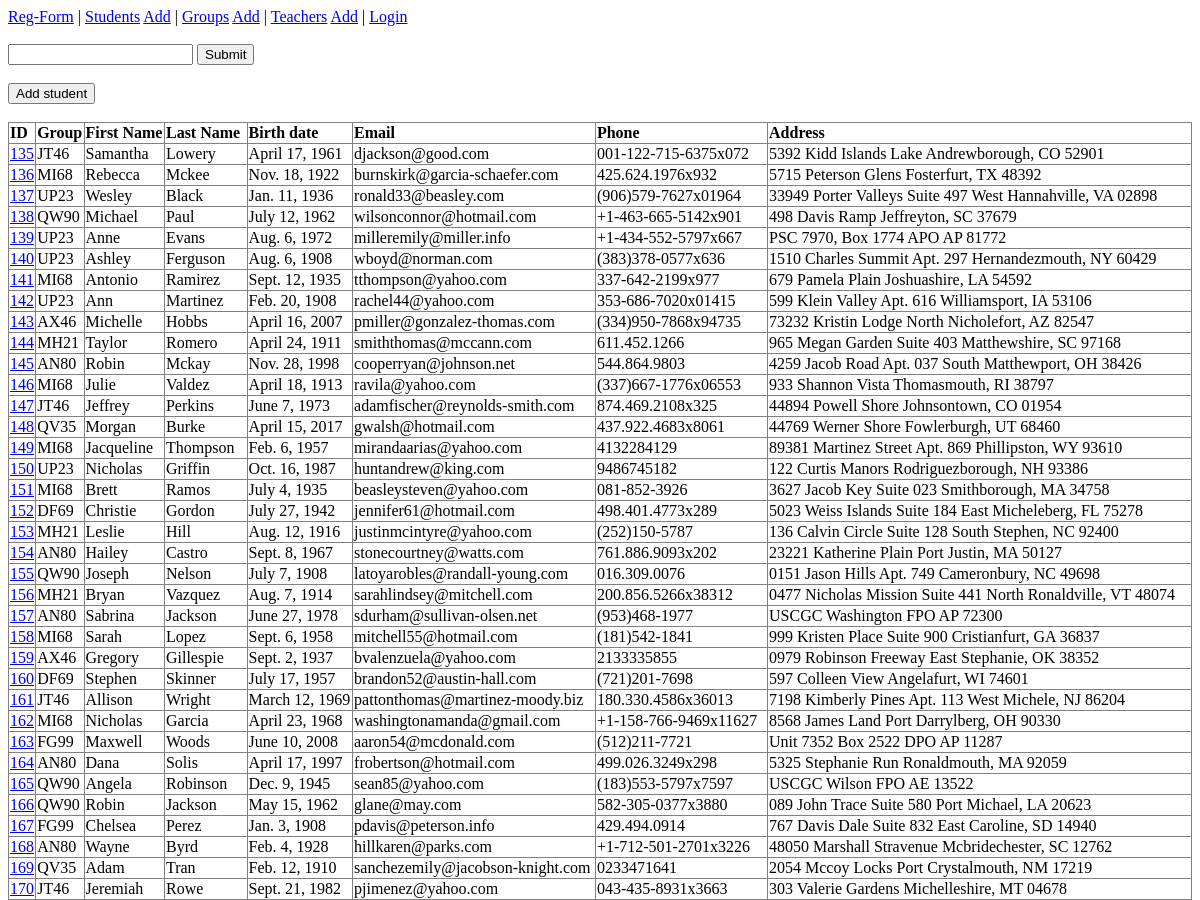
/students/ (upper part), run on an earlier commit of the app's database.
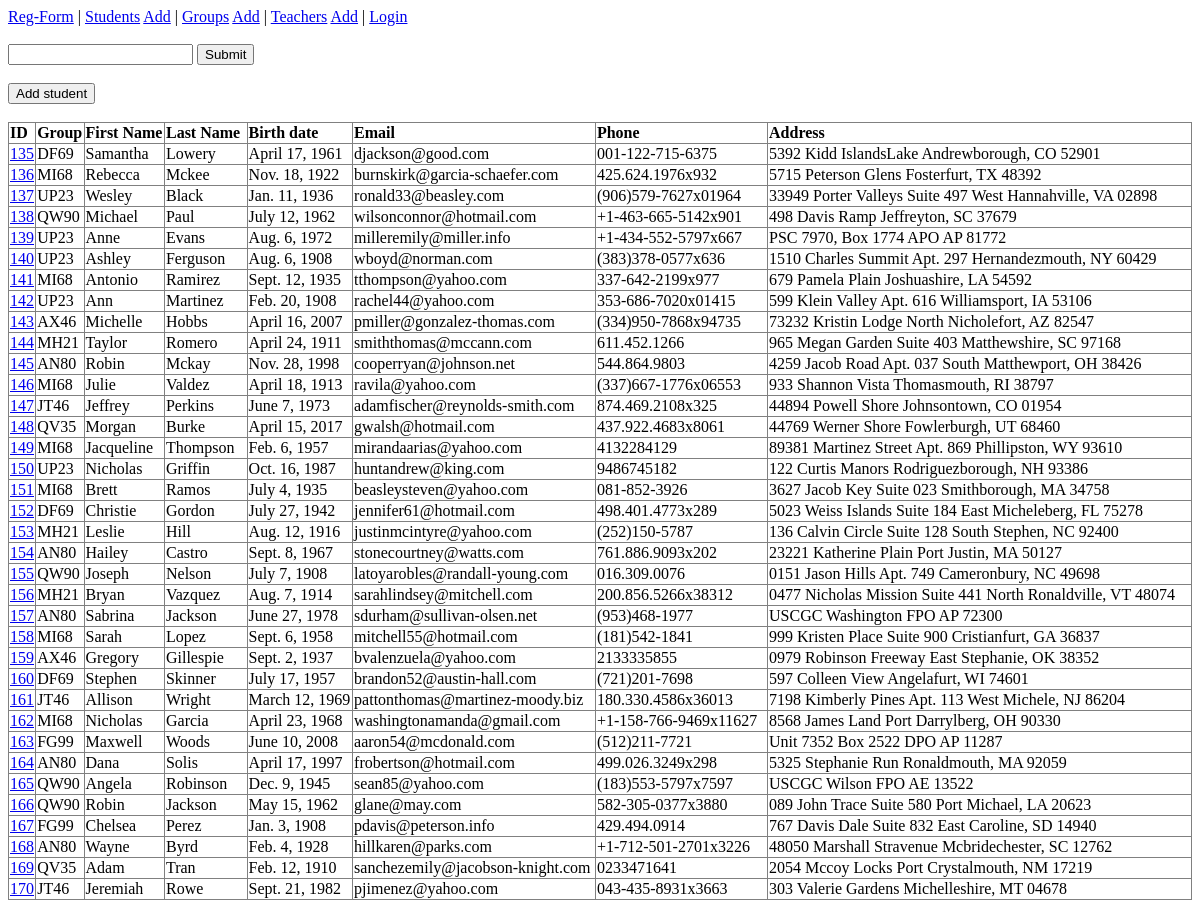
And on a later commit of the database.
### students/models.py (models this page shows, shortened)
class Student(models.Model):
    first_name = models.CharField(max_length=25)
    last_name = models.CharField(max_length=25)
    birth_date = models.DateField(default='01/01/1980')
    email = models.EmailField(unique=True)
    telephone = models.CharField(unique=True, max_length=25)
    address = models.CharField(max_length=255, null=True, blank=True)
    group = models.ForeignKey('students.Group',
                              null=True, blank=True,
                              on_delete=models.CASCADE)
    username = models.CharField(unique=True, max_length=25, default='')
    password = models.CharField(max_length=25, default='111111')
    is_enabled = models.BooleanField(default=False)

class Group(models.Model):
    group_name = models.CharField(max_length=50)
    start_date = models.DateField()
    students_count = models.IntegerField(default=0)
    is_active = models.BooleanField(default=False)
    praepostor = models.ForeignKey(Student,
                                   related_name='head_of_group',
                                   null=True, blank=True,
                                   on_delete=models.CASCADE)
    curator = models.ForeignKey(Teacher,
                                null=True, blank=True,
                                on_delete=models.CASCADE)

### students/views.py (the view)
# urls.py: path('students/', include('students.urls')),
def students(request):
    queryset = Student.objects.all().select_related('group')
    name = request.GET.get('first_name')
    if name:
        queryset = queryset.filter(Q(first_name__contains=name) |
                                   Q(last_name__contains=name) |
                                   Q(email__contains=name))
    return render(request,
                  'students_list.html',
                  context={'students': queryset})

### students/templates/students_list.html (shortened to what this page needs)
{% extends 'base.html' %}
{% block content%}
<form action="{% url 'students' %}" method="get">
    <input name="first_name">
    <input name="submit" type="submit">
</form>
<br>
<button onclick="document.location='{% url 'students-add' %}'">Add student</button>
<br><br>
<table>
  <tr>
    <th>ID</th>
    <th>Group</th>
    <th>First Name</th>
    <th>Last Name</th>
    <th>Birth date</th>
    <th>Email</th>
    <th>Phone</th>
    <th>Address</th>
  </tr>
{% for student in students %}
    <tr>
        <td><a href="{% url 'students-edit' student.id %}">{{ student.id }}</a></td>
        <td>{{ student.group.group_name}}</td>
        <td>{{ student.first_name}}</td>
        <td>{{ student.last_name }}</td>
        <td>{{ student.birth_date }}</td>
        <td>{{ student.email }}</td>
        <td>{{ student.telephone }}</td>
        <td>{{ student.address }}</td>
    </tr>
{% endfor %}
</table>
{% endblock content%}

What changed in the data, as far as the page shows it:
changed Student "Samantha": group.group_name "JT46" → "DF69"; telephone "001-122-715-6375x072" → "001-122-715-6375"; address "5392 Kidd Islands Lake Andrewborough, CO 52901" → "5392 Kidd IslandsLake Andrewborough, CO 52901"
